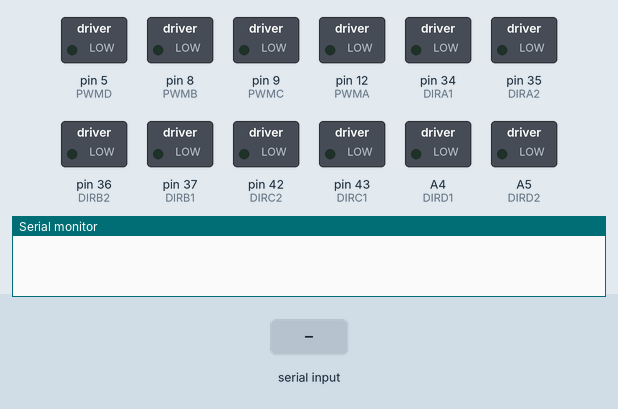
Simulated run of this sketch. Board: Arduino Mega 2560, built with avr-gcc and run on an emulated ATmega2560. Parts: switched loads named in the sketch (green lamp = pin HIGH), the last lines printed to the serial monitor. Inputs (shaded band) come from the test bench.

Above: at 1.2 s.
1.3 s: "A" received over Serial
At 2.5 s:
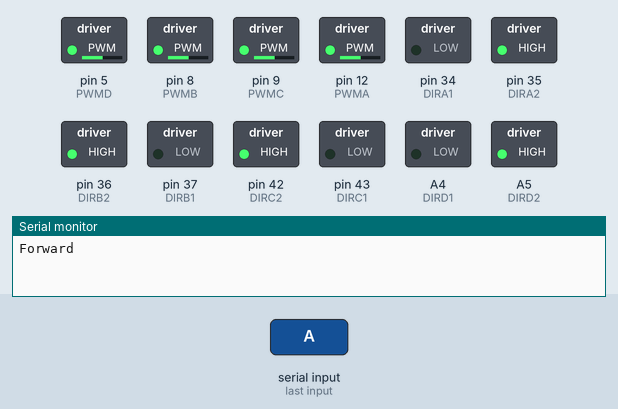
2.8 s: "B" received over Serial
At 3.6 s:
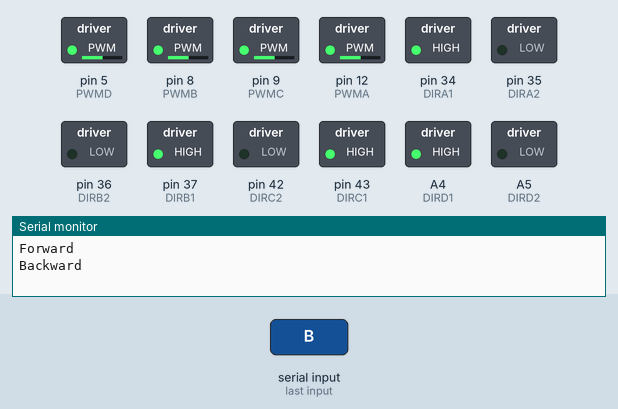
4.3 s: "G" received over Serial
At 4.7 s:
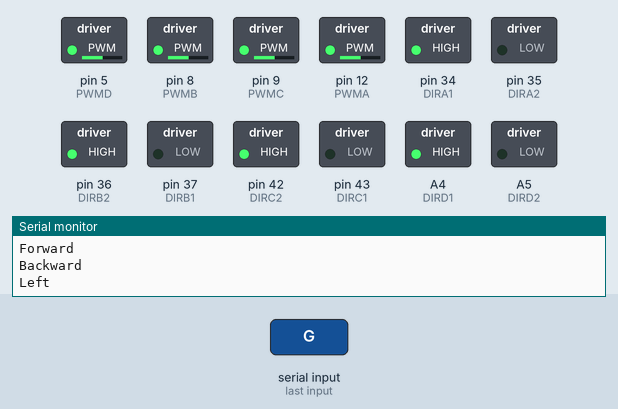
5.8 s: "C" received over Serial
At 7.0 s:
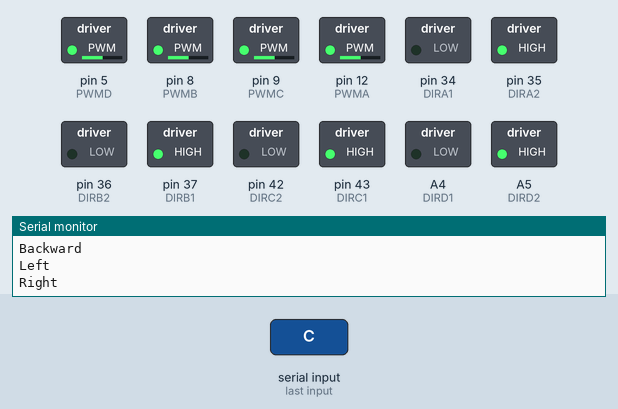
7.3 s: "E" received over Serial
At 8.2 s:
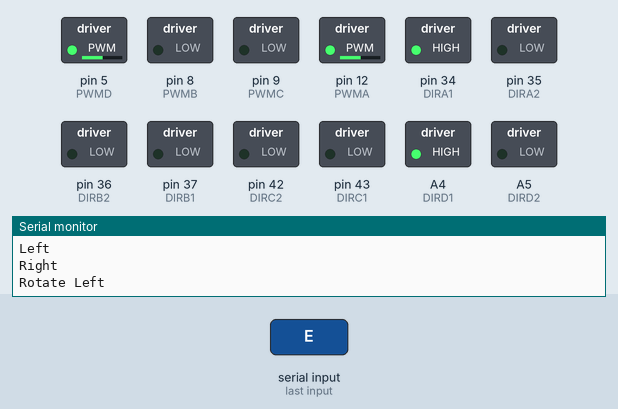
8.8 s: "F" received over Serial
At 9.4 s:
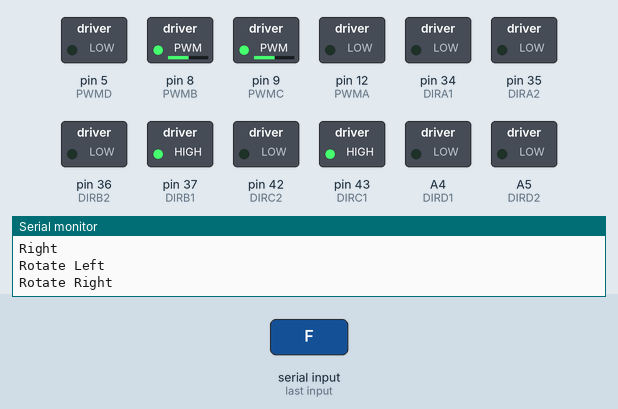
Timing chart, 0 to 11.3 s (numbered marks = the images above; inputs shaded):
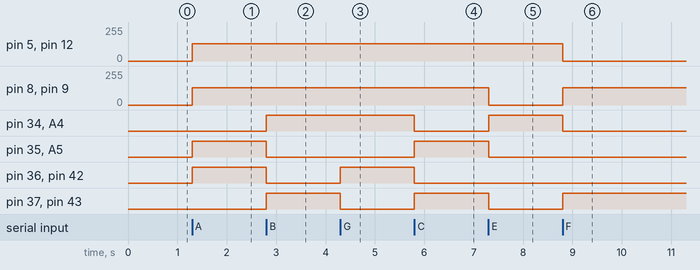

Measured:
- after the input at 1.3 s, pin 5 (PWMD), pin 8 (PWMB), pin 9 (PWMC), pin 12 (PWMA): 0/255 → 130/255 at once; pin 35 (DIRA2), pin 36 (DIRB2), pin 42 (DIRC2), A5 (DIRD2): LOW → HIGH at once
- after the input at 2.8 s, pin 34 (DIRA1), pin 37 (DIRB1), pin 43 (DIRC1), A4 (DIRD1): LOW → HIGH at once; pin 35 (DIRA2), pin 36 (DIRB2), pin 42 (DIRC2), A5 (DIRD2): HIGH → LOW at once
- after the input at 4.3 s, pin 36 (DIRB2), pin 42 (DIRC2): LOW → HIGH at once; pin 37 (DIRB1), pin 43 (DIRC1): HIGH → LOW at once
- after the input at 5.8 s, pin 34 (DIRA1), pin 36 (DIRB2), pin 42 (DIRC2), A4 (DIRD1): HIGH → LOW at once; pin 35 (DIRA2), pin 37 (DIRB1), pin 43 (DIRC1), A5 (DIRD2): LOW → HIGH at once
- after the input at 7.3 s, pin 8 (PWMB), pin 9 (PWMC): 130/255 → 0/255 at once; pin 34 (DIRA1), A4 (DIRD1): LOW → HIGH at once; pin 35 (DIRA2), pin 37 (DIRB1), pin 43 (DIRC1), A5 (DIRD2): HIGH → LOW at once
- after the input at 8.8 s, pin 5 (PWMD), pin 12 (PWMA): 130/255 → 0/255 at once; pin 8 (PWMB), pin 9 (PWMC): 0/255 → 130/255 at once; pin 34 (DIRA1), A4 (DIRD1): HIGH → LOW at once; pin 37 (DIRB1), pin 43 (DIRC1): LOW → HIGH at once

The sketch:

rover.ino
```cpp
// Motor A pins
#define PWMA 12    // Speed control
#define DIRA1 34   // Direction control 1
#define DIRA2 35   // Direction control 2

// Motor B pins
#define PWMB 8     // Speed control
#define DIRB1 37   // Direction control 1
#define DIRB2 36   // Direction control 2

// Motor C pins
#define PWMC 9     // Speed control
#define DIRC1 43   // Direction control 1
#define DIRC2 42   // Direction control 2

// Motor D pins
#define PWMD 5     // Speed control
#define DIRD1 A4   // Direction control 1
#define DIRD2 A5   // Direction control 2

// Motor control macros
#define MOTORA_FORWARD(pwm)    do{digitalWrite(DIRA1,LOW); digitalWrite(DIRA2,HIGH);analogWrite(PWMA,pwm);}while(0)
#define MOTORA_STOP(x)         do{digitalWrite(DIRA1,LOW); digitalWrite(DIRA2,LOW); analogWrite(PWMA,0);}while(0)
#define MOTORA_BACKOFF(pwm)    do{digitalWrite(DIRA1,HIGH);digitalWrite(DIRA2,LOW); analogWrite(PWMA,pwm);}while(0)

#define MOTORB_FORWARD(pwm)    do{digitalWrite(DIRB1,LOW); digitalWrite(DIRB2,HIGH);analogWrite(PWMB,pwm);}while(0)
#define MOTORB_STOP(x)         do{digitalWrite(DIRB1,LOW); digitalWrite(DIRB2,LOW); analogWrite(PWMB,0);}while(0)
#define MOTORB_BACKOFF(pwm)    do{digitalWrite(DIRB1,HIGH);digitalWrite(DIRB2,LOW); analogWrite(PWMB,pwm);}while(0)

#define MOTORC_FORWARD(pwm)    do{digitalWrite(DIRC1,LOW); digitalWrite(DIRC2,HIGH);analogWrite(PWMC,pwm);}while(0)
#define MOTORC_STOP(x)         do{digitalWrite(DIRC1,LOW); digitalWrite(DIRC2,LOW); analogWrite(PWMC,0);}while(0)
#define MOTORC_BACKOFF(pwm)    do{digitalWrite(DIRC1,HIGH);digitalWrite(DIRC2,LOW); analogWrite(PWMC,pwm);}while(0)

#define MOTORD_FORWARD(pwm)    do{digitalWrite(DIRD1,LOW); digitalWrite(DIRD2,HIGH);analogWrite(PWMD,pwm);}while(0)
#define MOTORD_STOP(x)         do{digitalWrite(DIRD1,LOW); digitalWrite(DIRD2,LOW); analogWrite(PWMD,0);}while(0)
#define MOTORD_BACKOFF(pwm)    do{digitalWrite(DIRD1,HIGH);digitalWrite(DIRD2,LOW); analogWrite(PWMD,pwm);}while(0)

#define SERIAL  Serial
#define LOG_DEBUG

#ifdef LOG_DEBUG
#define M_LOG SERIAL.print
#else
#define M_LOG
#endif

// PWM speed settings
#define MAX_PWM   200
#define MIN_PWM   130
int Motor_PWM = 130;

// Track current movement state
char current_movement = 'Z';  // Start with stopped state

bool should_change_movement(char new_movement) {
  if (new_movement == current_movement) {
    return false;  // No change needed if same movement
  }
  current_movement = new_movement;
  return true;
}

// Movement functions for mecanum wheel configuration
// Wheel layout:
//    A-----B
//    |     |
//    |     |
//    C-----D

// Forward movement:
//    ↑A-----B↑
//     |  ↑  |
//     |  |  |
//    ↑C-----D↑
void ADVANCE() {
  MOTORA_FORWARD(Motor_PWM);MOTORB_FORWARD(Motor_PWM);
  MOTORC_FORWARD(Motor_PWM);MOTORD_FORWARD(Motor_PWM);
}

// Backward movement:
//    ↓A-----B↓
//     |  |  |
//     |  ↓  |
//    ↓C-----D↓
void BACK() {
  MOTORA_BACKOFF(Motor_PWM);MOTORB_BACKOFF(Motor_PWM);
  MOTORC_BACKOFF(Motor_PWM);MOTORD_BACKOFF(Motor_PWM);
}

// Left sideways movement:
//    ↓A-----B↑
//     |  ←  |
//     |  ←  |
//    ↑C-----D↓
void LEFT_2() {
  MOTORA_BACKOFF(Motor_PWM);MOTORB_FORWARD(Motor_PWM);
  MOTORC_FORWARD(Motor_PWM);MOTORD_BACKOFF(Motor_PWM);
}

// Right sideways movement:
//    ↑A-----B↓
//     |  →  |
//     |  →  |
//    ↓C-----D↑
void RIGHT_2() {
  MOTORA_FORWARD(Motor_PWM);MOTORB_BACKOFF(Motor_PWM);
  MOTORC_BACKOFF(Motor_PWM);MOTORD_FORWARD(Motor_PWM);
}

// Rotate left (counterclockwise):
//    ↓A-----B=
//     | ↙   |
//     |   ↙ |
//    =C-----D↓
void LEFT_3() {
  MOTORA_BACKOFF(Motor_PWM);MOTORB_STOP(Motor_PWM);
  MOTORC_STOP(Motor_PWM);MOTORD_BACKOFF(Motor_PWM);
}

// Rotate right (clockwise):
//    =A-----B↓
//     |   ↘ |
//     | ↘   |
//    ↓C-----D=
void RIGHT_3() {
  MOTORA_STOP(Motor_PWM);MOTORB_BACKOFF(Motor_PWM);
  MOTORC_BACKOFF(Motor_PWM);MOTORD_STOP(Motor_PWM);
}

// Stop all motors:
//    =A-----B=
//     |  =  |
//     |  =  |
//    =C-----D=
void STOP() {
  MOTORA_STOP(Motor_PWM);MOTORB_STOP(Motor_PWM);
  MOTORC_STOP(Motor_PWM);MOTORD_STOP(Motor_PWM);
}

// Process serial commands for robot movement
void UART_Control() {
  char Uart_Date = 0;
  if(SERIAL.available()) {
    Uart_Date = SERIAL.read();

    if (!should_change_movement(Uart_Date)) {
      return;  // Skip if same movement
    }

    switch(Uart_Date) {
      case 'A':  // Forward
        ADVANCE();
        M_LOG("Forward\r\n");
        break;
      case 'B':  // Backward
        BACK();
        M_LOG("Backward\r\n");
        break;
      case 'G':  // Left (sideways)
        LEFT_2();
        M_LOG("Left\r\n");
        break;
      case 'C':  // Right (sideways)
        RIGHT_2();
        M_LOG("Right\r\n");
        break;
      case 'E':  // Rotate Left
        LEFT_3();
        M_LOG("Rotate Left\r\n");
        break;
      case 'F':  // Rotate Right
        RIGHT_3();
        M_LOG("Rotate Right\r\n");
        break;
      case 'Z':  // Stop
        STOP();
        M_LOG("Stop\r\n");
        break;
      case 'L':  // High speed
        Motor_PWM = 240;
        M_LOG("High speed\r\n");
        break;
      case 'M':  // Normal speed
        Motor_PWM = 130;
        M_LOG("Normal speed\r\n");
        break;
    }
  }
}

// Initialize all motor control pins
void IO_init() {
	pinMode(PWMA, OUTPUT);
	pinMode(DIRA1, OUTPUT);pinMode(DIRA2, OUTPUT);
	pinMode(PWMB, OUTPUT);
	pinMode(DIRB1, OUTPUT);pinMode(DIRB2, OUTPUT);
  pinMode(PWMC, OUTPUT);
	pinMode(DIRC1, OUTPUT);pinMode(DIRC2, OUTPUT);
	pinMode(PWMD, OUTPUT);
	pinMode(DIRD1, OUTPUT);pinMode(DIRD2, OUTPUT);
	STOP();
}

void setup() {
	SERIAL.begin(9600);
	IO_init();
}

void loop() {
  UART_Control();
}
```
